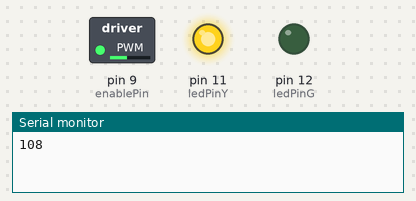
A sketch run on a simulated Arduino Uno, built with avr-gcc and run on an emulated ATmega328P. On the bench: switched loads named in the sketch (green lamp = pin HIGH), output pins drawn as LEDs (lit = HIGH), the last lines printed to the serial monitor.

Above: at 0.05 s.
At 9.95 s:
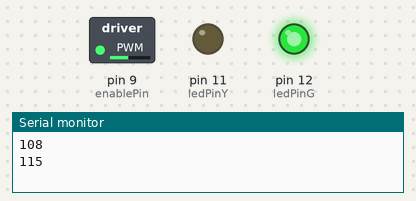
Timing chart, 0 to 13.0 s (numbered marks = the images above):
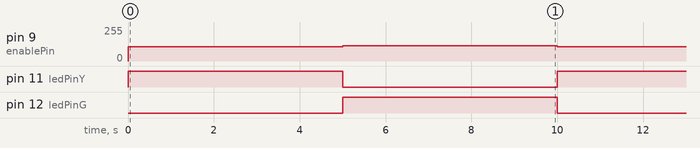

Measured:
- by itself, pin 9 (enablePin): alternates 115/255 for 5.0 s and 108/255 for 5.0 s
- by itself, pin 11 (ledPinY), pin 12 (ledPinG): alternates HIGH for 5.0 s and LOW for 5.0 s

The sketch:

Motor_FET_No_Sensor.ino
```cpp
int enablePin = 9;    // Pin to output PWM values
const int ledPinG =  12;
const int ledPinY =  11;
int pwmVal;           // Variable to store PWM values


void setup() {
  // In the setup(), set pin 9 as an ouput pin
  // Set the enable pin high so the FET can
  // turn the motor on.

  // set pinmodes for each pin:
  pinMode(enablePin, OUTPUT);
  pinMode(ledPinY, OUTPUT);
  pinMode(ledPinG, OUTPUT);
  // set enablePin HIGH so that motor starts off:
  digitalWrite(enablePin, HIGH);
    Serial.begin(9600); // start the serial port
}

void loop() {
  digitalWrite(ledPinY, HIGH);
  analogWrite (enablePin, 108);
  Serial.println("108");
  delay(5000);
  digitalWrite(ledPinY, LOW);
  digitalWrite(ledPinG, HIGH);
  analogWrite (enablePin, 115);
  Serial.println("115");
  delay(5000);
  digitalWrite(ledPinG, LOW);


  }
```
